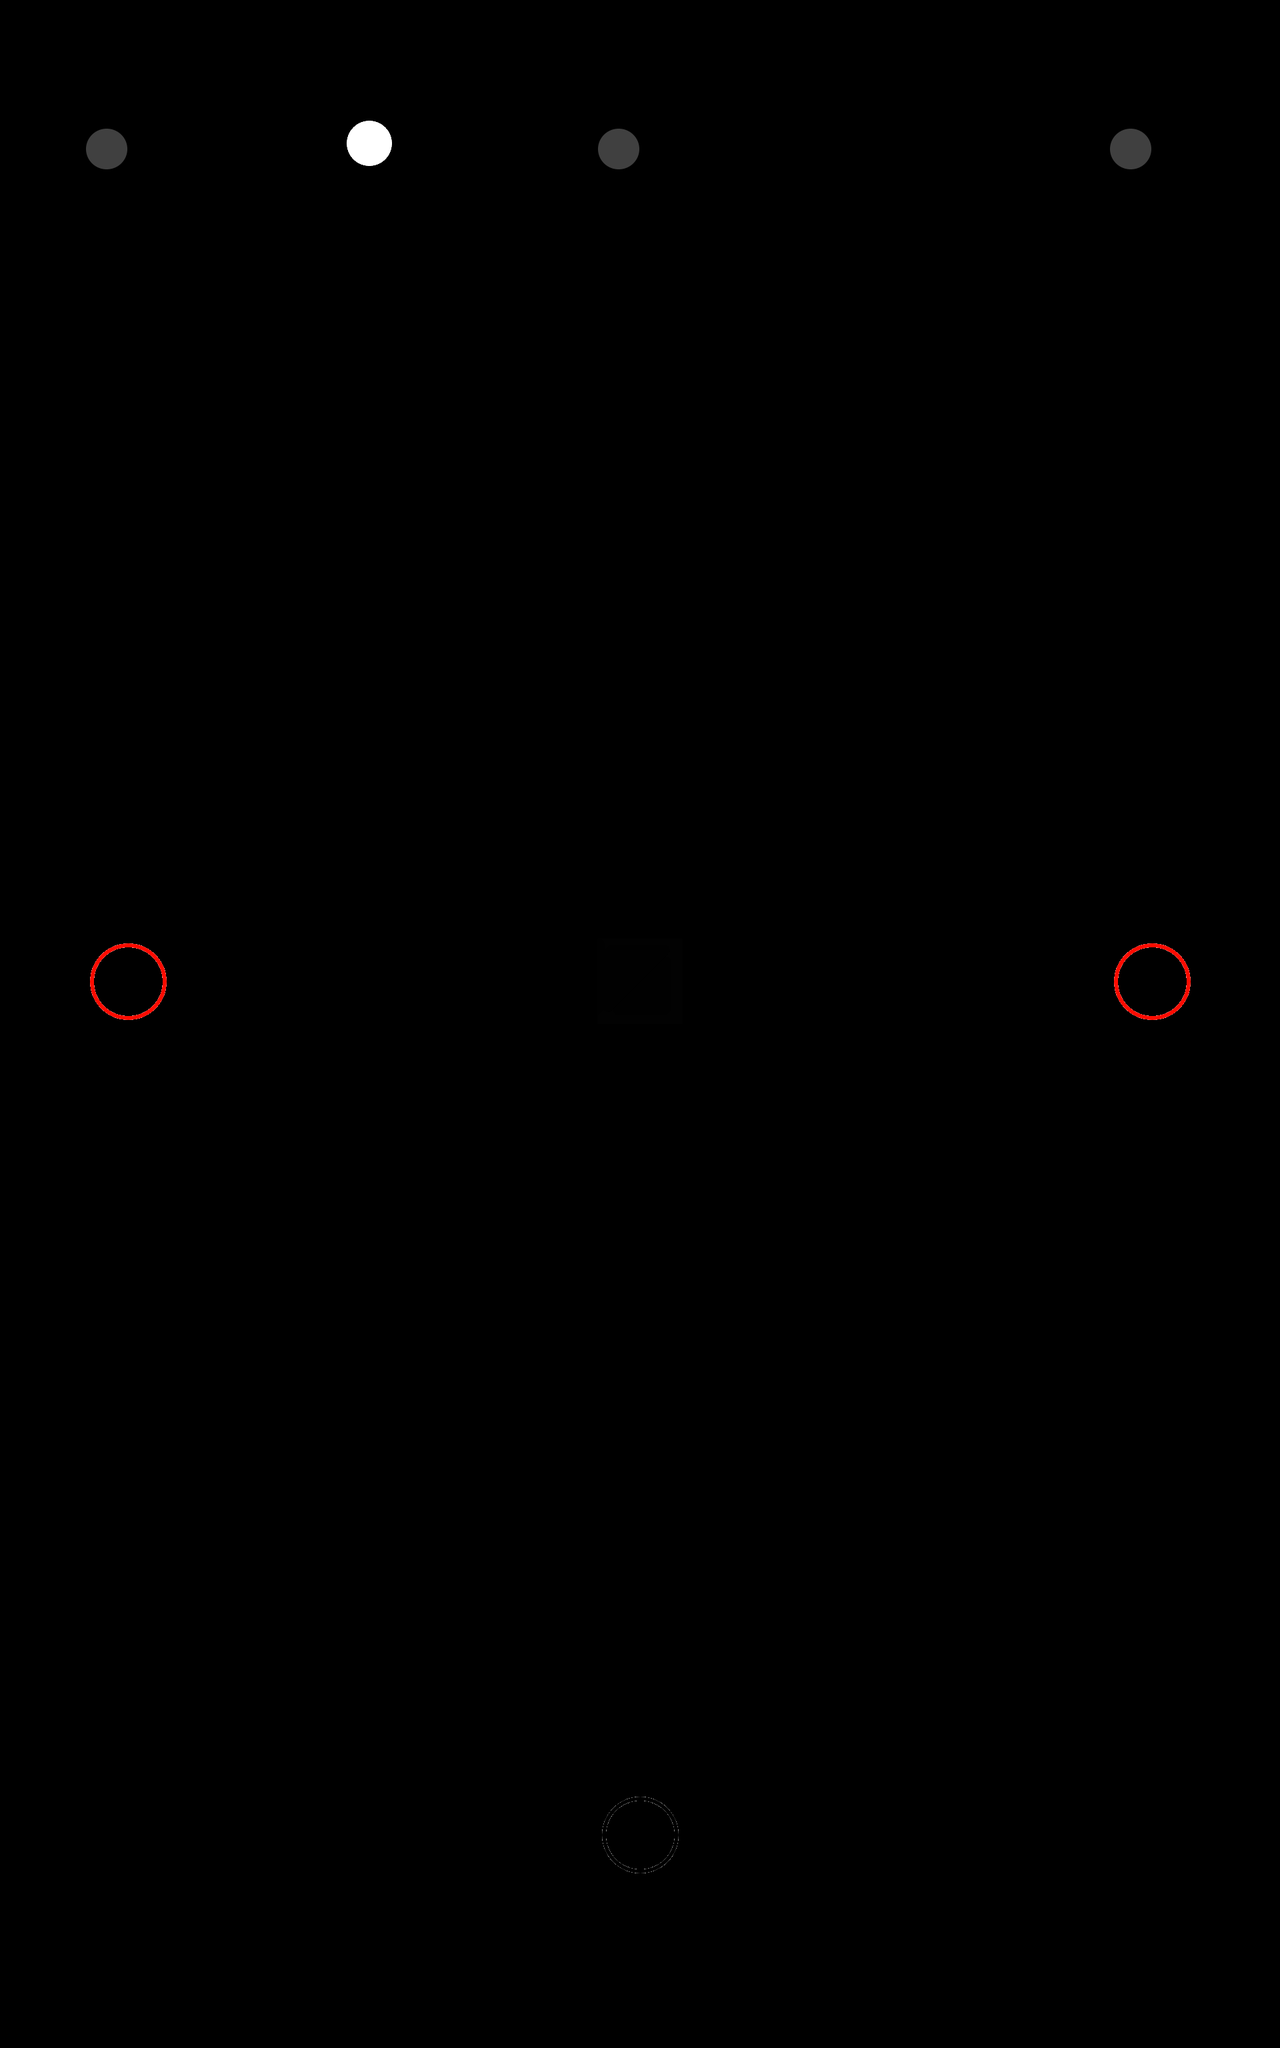

This is a level from a 2D game, rendered from its Tiled map with the project's own tilesets. A one-line summary and the map file follow, with tile-layer data summarised:
An orthogonal 15x24 tile map with 128x128 px tiles, 2 tile layers (tilelayer, settingslayer) and 9 objects.

<map version="1.0" tiledversion="1.0.2" orientation="orthogonal" renderorder="right-down" width="15" height="24" tilewidth="128" tileheight="128" nextobjectid="14">
 <tileset firstgid="1" source="untitled.tsx" />
 <layer name="tilelayer" width="15" height="24">
  <data>[360 cells, 9 non-empty, 6 distinct tile ids]</data>
 </layer>
 <objectgroup name="mirrors">
  <object id="1" x="896" y="1408" width="128" height="128" />
 </objectgroup>
 <objectgroup name="blocks">
  <object id="2" x="896" y="2176" width="128" height="128">
   <properties>
    <property name="startingaction" value="enable" />
    <property name="toggleid" type="int" value="-1" />
   </properties>
  </object>
 </objectgroup>
 <objectgroup name="toggles">
  <object id="3" x="512" y="128" width="128" height="128">
   <properties>
    <property name="id" type="int" value="-1" />
    <property name="isbutton" type="bool" value="false" />
    <property name="startson" type="bool" value="true" />
   </properties>
  </object>
 </objectgroup>
 <objectgroup name="pelletstarts">
  <object id="5" x="1664" y="1408" width="128" height="128">
   <properties>
    <property name="firedirections" value="l" />
   </properties>
  </object>
  <object id="6" x="128" y="1408" width="128" height="128">
   <properties>
    <property name="firedirections" value="r" />
   </properties>
  </object>
 </objectgroup>
 <objectgroup name="pelletends">
  <object id="7" x="896" y="2688" width="128" height="128" />
 </objectgroup>
 <objectgroup name="trackpoints">
  <object id="9" x="1664" y="128" width="128" height="128">
   <properties>
    <property name="groupnum" type="int" value="0" />
    <property name="id" type="int" value="-4" />
   </properties>
  </object>
  <object id="10" x="896" y="128" width="128" height="128">
   <properties>
    <property name="groupnum" type="int" value="0" />
    <property name="id" type="int" value="-3" />
   </properties>
  </object>
  <object id="11" x="128" y="128" width="128" height="128">
   <properties>
    <property name="groupcolor" type="color" value="#ffaa5500" />
    <property name="groupnum" type="int" value="0" />
    <property name="id" type="int" value="-2" />
    <property name="linkedid" type="int" value="-1" />
   </properties>
  </object>
 </objectgroup>
 <layer name="settingslayer" width="15" height="24">
  <properties>
   <property name="ambientlight" type="float" value="0.95" />
   <property name="pelletpause" type="float" value="2.5" />
   <property name="scale" type="float" value="2" />
   <property name="shootsimultaneously" type="bool" value="false" />
  </properties>
  <data>[360 cells, 0 non-empty, 0 distinct tile ids]</data>
 </layer>
</map>
